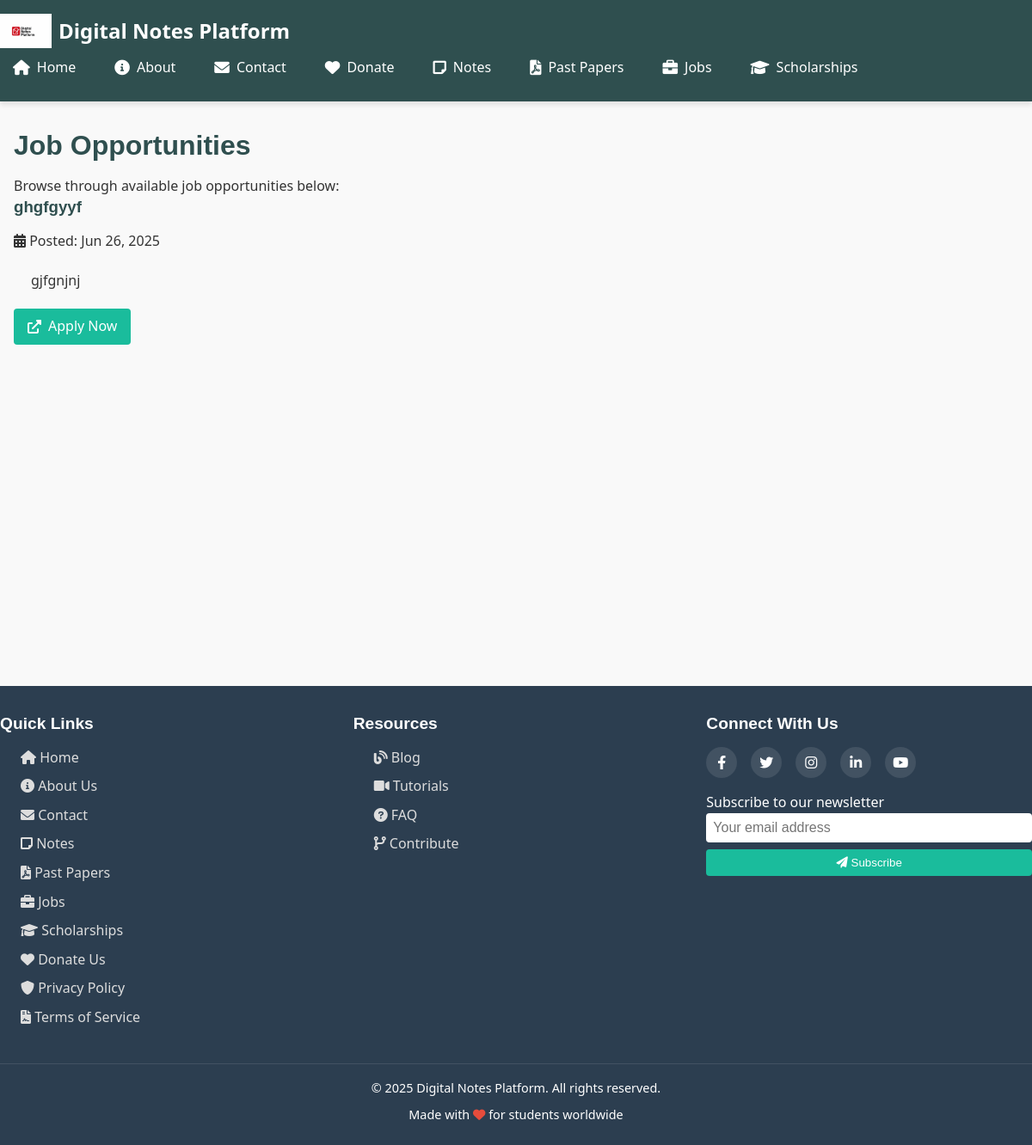
Screenshot of /public_job.php with the database file from the repository.
### tables this page shows
CREATE TABLE `jobs` (
  `id` int(11) NOT NULL,
  `title` varchar(255) NOT NULL,
  `content` text DEFAULT NULL,
  `application_link` varchar(500) DEFAULT NULL,
  `featured_image` varchar(255) DEFAULT NULL,
  `is_active` tinyint(1) NOT NULL DEFAULT 1,
  `created_at` timestamp NOT NULL DEFAULT current_timestamp(),
  `posted_at` datetime DEFAULT current_timestamp(),
  `updated_at` timestamp NOT NULL DEFAULT current_timestamp() ON UPDATE current_timestamp()
);

### public_job.php (the view, shortened to what this page needs)
<?php
include 'header.php';
$db = new PDO("mysql:host=localhost;dbname=notes_platform","root","");
$jobs = $db->query("SELECT * FROM jobs WHERE is_active = TRUE ORDER BY posted_at DESC")->fetchAll(PDO::FETCH_ASSOC);
?>
<div class="container">
    <h1>Job Opportunities</h1>
    <p>Browse through available job opportunities below:</p>
    <?php if(empty($jobs)): ?>
        <div class="empty-state">
            <i class="fas fa-briefcase fa-3x"></i>
            <h3>No job opportunities available at the moment</h3>
            <p>Please check back later for new job postings.</p>
        </div>
    <?php else: ?>
        <div class="job-list">
            <?php foreach($jobs as $job): ?>
                <div class="job-card">
                    <div class="job-header">
                        <h3><?= htmlspecialchars($job['title']) ?></h3>
                        <span class="date"><i class="fas fa-calendar-alt"></i> Posted: <?= date('M j, Y', strtotime($job['posted_at'])) ?></span>
                    </div>
                    <div class="job-content">
                        <?= nl2br(htmlspecialchars($job['content'])) ?>
                    </div>
                    <?php if($job['application_link']): ?>
                        <div class="job-actions">
                            <a href="<?= htmlspecialchars($job['application_link']) ?>" target="_blank" class="btn btn-apply">
                                <i class="fas fa-external-link-alt"></i> Apply Now
                            </a>
                        </div>
                    <?php endif; ?>
                </div>
            <?php endforeach; ?>
        </div>
    <?php endif; ?>
</div>
<?php include 'footer.php'; ?>

### css/style.css (style rules this page uses)
:root { --primary-color: #2F4F4F; --secondary-color: #1abc9c; --accent-color: #e67e22; --text-color: #333333; --light-text: #777777; --background-color: #f9f9f9; --white: #ffffff; --light-gray: #f5f5f5; --dark-gray: #2c3e50; --error-color: #e74c3c; --success-color: #2ecc71; --warning-color: #f39c12; --space-xs: 0.25rem; --space-sm: 0.5rem; --space-md: 1rem; --space-lg: 1.5rem; --space-xl: 2rem; --font-base: 'Segoe UI', Tahoma, Geneva, Verdana, sans-serif; --font-heading: 'Montserrat', sans-serif; --font-monospace: 'Courier New', Courier, monospace; --border-radius: 4px; --border-radius-lg: 8px; --shadow-sm: 0 1px 3px rgba(0,0,0,0.12); --shadow-md: 0 4px 6px rgba(0,0,0,0.1); --shadow-lg: 0 10px 25px rgba(0,0,0,0.1); --transition-fast: 0.15s ease; --transition-normal: 0.3s ease; --transition-slow: 0.5s ease; }
* { margin: 0; padding: 0; box-sizing: border-box; }
html { scroll-behavior: smooth; }
body { font-family: var(--font-base); line-height: 1.6; color: var(--text-color); background-color: var(--background-color); overflow-x: hidden; }
h1, h2, h3, h4, h5, h6 { font-family: var(--font-heading); line-height: 1.2; margin-bottom: var(--space-md); color: var(--primary-color); }
a { text-decoration: none; color: var(--primary-color); transition: color var(--transition-fast); }
.container { width: 100%; max-width: 1200px; margin: 0 auto; padding: 0 var(--space-md); }
.btn { display: inline-flex; align-items: center; justify-content: center; padding: var(--space-sm) var(--space-md); border-radius: var(--border-radius); font-weight: 500; cursor: pointer; transition: all var(--transition-fast); gap: var(--space-sm); }
.job-content { padding: 20px; flex: 1; display: flex; flex-direction: column; }
.btn-apply { display: inline-flex; align-items: center; gap: 8px; padding: 8px 16px; background: var(--secondary-color); color: var(--white); border-radius: var(--border-radius); text-decoration: none; transition: background var(--transition-fast); }

### rows the page displays
jobs: title "ghgfgyyf", posted_at "Jun 26, 2025", content "gjfgnjnj"

### other values shown
$item['text'] "Home"
$item['text'] "About"
$item['text'] "Contact"
$item['text'] "Donate"
$item['text'] "Notes"
$item['text'] "Past Papers"
$item['text'] "Jobs"
$item['text'] "Scholarships"
